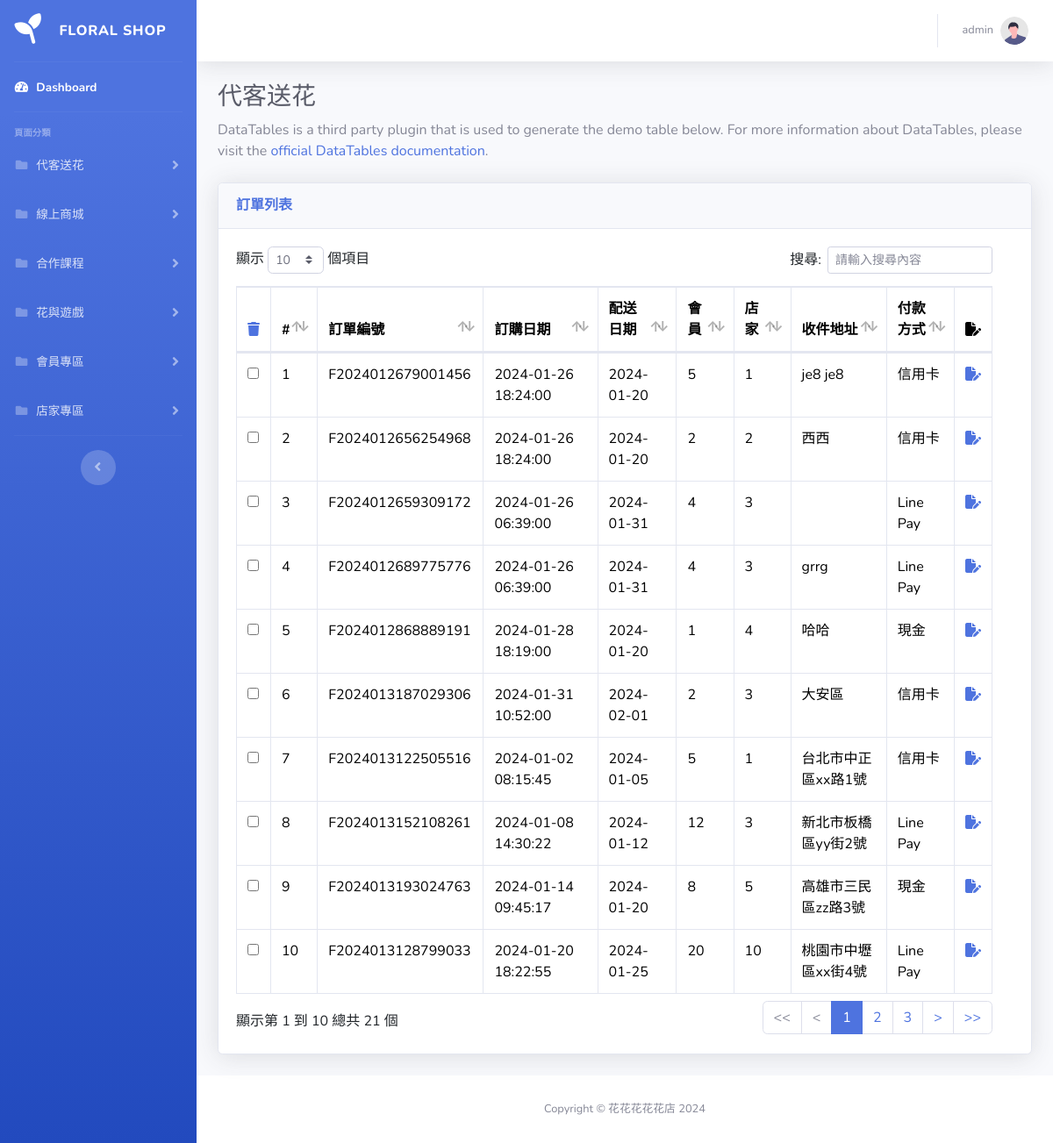
Page /pages/custom/list.php on the committed database.
### tables this page shows
CREATE TABLE `custom_orders` (
  `sid` int(11) NOT NULL,
  `order_id` varchar(255) DEFAULT NULL,
  `order_date` datetime DEFAULT NULL,
  `delivery_date` date DEFAULT NULL,
  `member_id` int(11) DEFAULT NULL,
  `store_id` int(11) DEFAULT NULL,
  `shipping_id` int(11) DEFAULT NULL,
  `sender_name` varchar(255) DEFAULT NULL,
  `sender_tel` varchar(255) DEFAULT NULL,
  `recipient_name` varchar(255) DEFAULT NULL,
  `recipient_tel` varchar(255) DEFAULT NULL,
  `recipient_address` varchar(255) DEFAULT NULL,
  `payment_method` int(11) DEFAULT NULL,
  `shipping_method` int(11) DEFAULT NULL,
  `shipping_status` int(11) DEFAULT NULL,
  `order_status` int(11) DEFAULT NULL
);

CREATE TABLE `payment` (
  `payment_id` int(11) NOT NULL,
  `payment_method` varchar(255) NOT NULL
);

### pages/custom/list.php (the view, shortened to what this page needs)
<?php require '../parts/db_connect.php';
$sql = sprintf(
    " SELECT custom_orders.*,payment.payment_method AS payment_name FROM custom_orders LEFT JOIN payment ON custom_orders.payment_method = payment.payment_id"
);
$stmt = $pdo->query($sql);
$rows = $stmt->fetchAll();
?>
<?php include '../parts/html-head.php' ?>
<body id="page-top">
    <div id="wrapper">
        <?php include '../parts/navbar.php' ?>
        <div id="content-wrapper" class="d-flex flex-column">
            <div id="content">
                <?php include '../parts/navtop.php' ?>
                <div class="container-fluid">
                    <h1 class="h3 mb-2 text-gray-800">代客送花</h1>
                    <p class="mb-4">DataTables is a third party plugin that is used to generate the demo table below.
                        For more information about DataTables, please visit the <a target="_blank"
                            href="https://datatables.net">official DataTables documentation</a>.</p>
                    <div class="card shadow mb-4">
                        <div class="card-header py-3">
                            <h6 class="m-0 font-weight-bold text-primary">訂單列表</h6>
                        </div>
                        <div class="card-body">
                            <div class="table-responsive">
                                <div id="dataTable_wrapper" class="dataTables_wrapper dt-bootstrap4">
                                    <div class="row">
                                        <div class="col-sm-12">
                                            <table class="table table-bordered dataTable" id="dataTable" width="100%"
                                                cellspacing="0" role="grid" aria-describedby="dataTable_info"
                                                style="width: 100%;">
                                                <thead>
                                                    <tr>
                                                        <th data-column="delete">
                                                            <a href="javascript:deleteSelected()"><i
                                                                    class="fa-solid fa-trash"></i></a>
                                                        </th>
                                                        <th data-column="index">#</th>
                                                        <th data-column="order_id">
                                                            訂單編號
                                                        </th>
                                                        <th data-column="order_date">訂購日期
                                                        </th>
                                                        <th data-column="delivery_date">配送日期 </th>
                                                        <th data-column="member_id">會員
                                                        </th>
                                                        <th data-column="store_id">店家
                                                        </th>
                                                        <th data-column="recipient_address">收件地址 </th>
                                                        <th data-column="payment_name">付款方式 </th>
                                                        <th data-column="edit"><i class="fa-solid fa-file-pen"></i></th>
                                                    </tr>
                                                </thead>
                                                <tbody>
                                                    <?php foreach ($rows as $index => $r): ?>
                                                        <tr>
                                                            <td>
                                                                <input type="checkbox" class="deleteCheckbox"
                                                                    data-sid="<?= $r['sid'] ?>"
                                                                    data-order-id="<?= $r['order_id'] ?>" />
                                                            </td>
                                                            <td data-column="index">
                                                                <?= $index + 1 ?>
                                                            </td>
                                                            <td data-column="order_id">
                                                                <?= $r['order_id'] ?>
                                                            </td>
                                                            <td data-column="order_date">
                                                                <?= $r['order_date'] ?>
                                                            </td>
                                                            <td data-column="delivery_date">
                                                                <?= $r['delivery_date'] ?>
                                                            </td>
                                                            <td data-column="member_id">
                                                                <?= $r['member_id'] ?>
                                                            </td>
                                                            <td data-column="store_id">
                                                                <?= $r['store_id'] ?>
                                                            </td>
                                                            <td data-column="recipient_address">
                                                                <?= htmlentities($r['recipient_address']) ?>
                                                            </td>
                                                            <td data-column="payment_name">
                                                                <?= $r['payment_name'] ?>
                                                            </td>
                                                            <td><a
                                                                    href="edit.php?order_id=<?= htmlentities($r['order_id']) ?>">
                                                                    <i class="fa-solid fa-file-pen"></i>
                                                                </a></td>
                                                        </tr>
                                                    <?php endforeach ?>
                                                </tbody>
                                            </table>
                                        </div>
                                    </div>
                                </div>
                            </div>
                        </div>
                    </div>
                </div>
            </div>
            <?php include '../parts/footer.php' ?>
        </div>
    </div>
    <?php include '../parts/html-foot.php' ?>

### pages/custom/list.php (style rules this page uses)
#dataTable_wrapper .row { width: 100%; }

### rows in the picture
custom_orders: order "F2024012679001456", order_date "2024-01-26 18:24:00", delivery_date "2024-01-20", member "5", store "1", recipient_address "je8 je8", payment_method.payment_method "信用卡"
custom_orders: order "F2024012656254968", order_date "2024-01-26 18:24:00", delivery_date "2024-01-20", member "2", store "2", recipient_address "西西", payment_method.payment_method "信用卡"
custom_orders: order "F2024012659309172", order_date "2024-01-26 06:39:00", delivery_date "2024-01-31", member "4", store "3", payment_method.payment_method "Line Pay"
custom_orders: order "F2024012689775776", order_date "2024-01-26 06:39:00", delivery_date "2024-01-31", member "4", store "3", recipient_address "grrg", payment_method.payment_method "Line Pay"
custom_orders: order "F2024012868889191", order_date "2024-01-28 18:19:00", delivery_date "2024-01-20", member "1", store "4", recipient_address "哈哈", payment_method.payment_method "現金"
custom_orders: order "F2024013187029306", order_date "2024-01-31 10:52:00", delivery_date "2024-02-01", member "2", store "3", recipient_address "大安區", payment_method.payment_method "信用卡"
custom_orders: order "F2024013122505516", order_date "2024-01-02 08:15:45", delivery_date "2024-01-05", member "5", store "1", recipient_address "台北市中正區xx路1號", payment_method.payment_method "信用卡"
custom_orders: order "F2024013152108261", order_date "2024-01-08 14:30:22", delivery_date "2024-01-12", member "12", store "3", recipient_address "新北市板橋區yy街2號", payment_method.payment_method "Line Pay"
custom_orders: order "F2024013193024763", order_date "2024-01-14 09:45:17", delivery_date "2024-01-20", member "8", store "5", recipient_address "高雄市三民區zz路3號", payment_method.payment_method "現金"
custom_orders: order "F2024013128799033", order_date "2024-01-20 18:22:55", delivery_date "2024-01-25", member "20", store "10", recipient_address "桃園市中壢區xx街4號", payment_method.payment_method "Line Pay"
